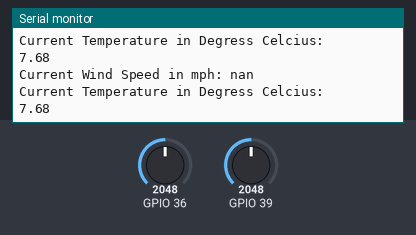
Bench run of a sketch on a simulated ESP32. Parts: the last lines printed to the serial monitor. The inputs (shaded band) are chosen by the test bench; at power-on: GPIO 39 = 2048, GPIO 36 = 2048.

Above: at 1.8 s.
1.9 s: GPIO 39 set to 2866
At 2.9 s:
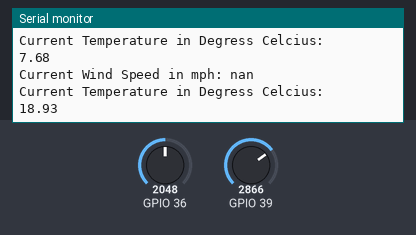
3.4 s: GPIO 39 set to 3603
At 4.6 s:
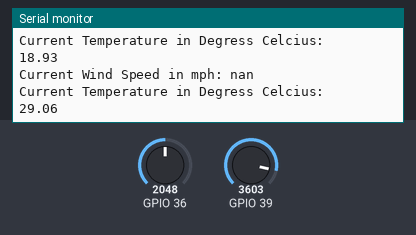
Timing chart, 0 to 6.4 s (numbered marks = the images above; inputs shaded):
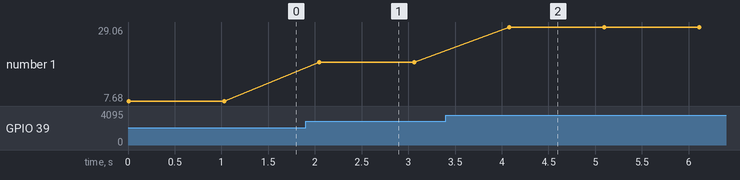

Measured:
- after the input at 1.9 s, the serial monitor: prints a new line after 0.14 s (image 1)
- after the input at 3.4 s, the serial monitor: prints a new line after 0.68 s (image 2)
- plotted number 1: 7.68 → 18.93 after the input at 1.9 s, 18.93 → 29.06 after the input at 3.4 s

The sketch:

windSpeedTest.ino
```cpp
#include <driver/adc.h>
//#include <driver/adc_common.h>
#define adc_max (double) 4096
#define zeroAirSpeed (double) 1.3096// V
#define crossSectionAreaIntake 1.005 // cm^2

const double stochiometricRatio = 18.75; //:1
const double diameterOfIntake = 2.54; //CM
const double VrefVoltage = 1.1;
/*
 * This is used to test the ADC and the code for the fuel flow readout
 */
void setup() {

 Serial.begin(9600);
 adc1_config_width(ADC_WIDTH_BIT_12);
 adc1_config_channel_atten(ADC1_CHANNEL_0,ADC_ATTEN_DB_11);// vinMax = ~800mV, ADC_ATTEN_DB_2_5 is max of ~1.1V
}

void loop() {

int adc_reading_air = adc1_get_raw(ADC1_CHANNEL_0);
int adc_reading_temp = adc1_get_raw(ADC1_CHANNEL_3);
double adcVoltage_air = ((double)adc_reading_air)/adc_max*VrefVoltage;
double adcVoltage_temp = ((double)adc_reading_temp)/adc_max*VrefVoltage;
double tempC = (adcVoltage_temp-0.4)/0.01953;
//double windSPeed = (((Volts – ZeroWind_V) / (3.038517 * (Temp_C ^ 0.115157 ))) / 0.087288 ) ^ 3.009364;
double windSpeed = pow((adcVoltage_air - zeroAirSpeed)/(3.038517 * pow(tempC,0.115157)),3.009364);
Serial.print("Current Wind Speed in mph: " );
Serial.println(windSpeed);
Serial.println("Current Temperature in Degress Celcius: ");
Serial.println(tempC);
delay(1000);
}
```
